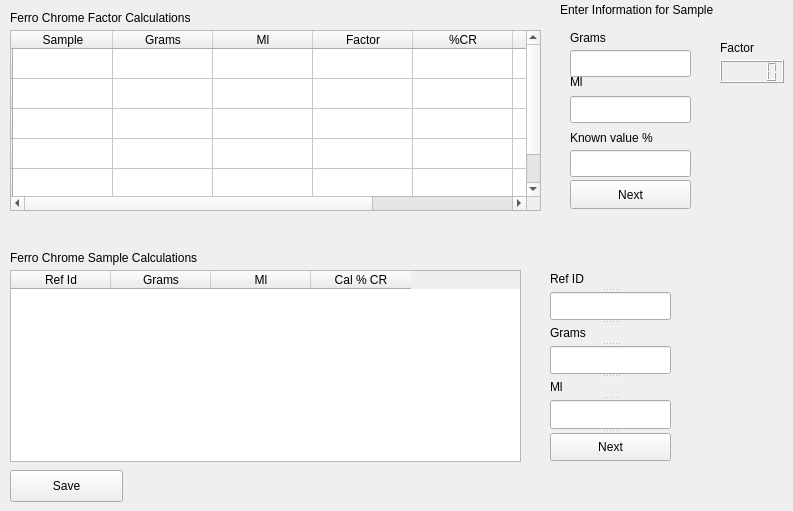
    <widget class="QWidget" name="ferro_chrome">
     <attribute name="title">
      <string>FerroChrome</string>
     </attribute>
     <widget class="QLabel" name="FeFactorCalculations">
      <property name="geometry">
       <rect>
        <x>10</x>
        <y>10</y>
        <width>221</width>
        <height>16</height>
       </rect>
      </property>
      <property name="text">
       <string>Ferro Chrome Factor Calculations</string>
      </property>
     </widget>
     <widget class="QLabel" name="FeSampleInfo">
      <property name="geometry">
       <rect>
        <x>560</x>
        <y>0</y>
        <width>221</width>
        <height>20</height>
       </rect>
      </property>
      <property name="text">
       <string>Enter Information for Sample</string>
      </property>
     </widget>
     <widget class="QTableWidget" name="FeFactorTableWidget">
      <property name="enabled">
       <bool>true</bool>
      </property>
      <property name="geometry">
       <rect>
        <x>10</x>
        <y>30</y>
        <width>531</width>
        <height>181</height>
       </rect>
      </property>
      <row>
       <property name="text">
        <string/>
       </property>
      </row>
      <row>
       <property name="text">
        <string/>
       </property>
      </row>
      <row>
       <property name="text">
        <string/>
       </property>
      </row>
      <row>
       <property name="text">
        <string/>
       </property>
      </row>
      <row>
       <property name="text">
        <string/>
       </property>
      </row>
      <column>
       <property name="text">
        <string>Sample</string>
       </property>
      </column>
      <column>
       <property name="text">
        <string>Grams</string>
       </property>
      </column>
      <column>
       <property name="text">
        <string>Ml</string>
       </property>
      </column>
      <column>
       <property name="text">
        <string>Factor</string>
       </property>
      </column>
      <column>
       <property name="text">
        <string>%CR</string>
       </property>
      </column>
      <column>
       <property name="text">
        <string>Known %</string>
       </property>
      </column>
      <column>
       <property name="text">
        <string>Bias</string>
       </property>
      </column>
      <item row="0" column="1">
       <property name="text">
        <string/>
       </property>
       <property name="flags">
        <set>ItemIsDragEnabled|ItemIsUserCheckable|ItemIsEnabled</set>
       </property>
      </item>
      <item row="0" column="2">
       <property name="text">
        <string/>
       </property>
       <property name="flags">
        <set>ItemIsDragEnabled|ItemIsUserCheckable|ItemIsEnabled</set>
       </property>
      </item>
      <item row="0" column="3">
       <property name="text">
        <string/>
       </property>
       <property name="flags">
        <set>ItemIsDragEnabled|ItemIsUserCheckable|ItemIsEnabled</set>
       </property>
      </item>
      <item row="0" column="4">
       <property name="text">
        <string/>
       </property>
       <property name="flags">
        <set>ItemIsDragEnabled|ItemIsUserCheckable|ItemIsEnabled</set>
       </property>
      </item>
      <item row="0" column="5">
       <property name="text">
        <string/>
       </property>
       <property name="flags">
        <set>ItemIsDragEnabled|ItemIsUserCheckable|ItemIsEnabled</set>
       </property>
      </item>
      <item row="1" column="1">
       <property name="text">
        <string/>
       </property>
       <property name="flags">
        <set>ItemIsDragEnabled|ItemIsUserCheckable|ItemIsEnabled</set>
       </property>
      </item>
      <item row="1" column="2">
       <property name="text">
        <string/>
       </property>
       <property name="flags">
        <set>ItemIsDragEnabled|ItemIsUserCheckable|ItemIsEnabled</set>
       </property>
      </item>
      <item row="1" column="3">
       <property name="text">
        <string/>
       </property>
       <property name="flags">
        <set>ItemIsDragEnabled|ItemIsUserCheckable|ItemIsEnabled</set>
       </property>
      </item>
      <item row="1" column="4">
       <property name="text">
        <string/>
       </property>
       <property name="flags">
        <set>ItemIsDragEnabled|ItemIsUserCheckable|ItemIsEnabled</set>
       </property>
      </item>
      <item row="1" column="5">
       <property name="text">
        <string/>
       </property>
       <property name="flags">
        <set>ItemIsDragEnabled|ItemIsUserCheckable|ItemIsEnabled</set>
       </property>
      </item>
      <item row="2" column="1">
       <property name="text">
        <string/>
       </property>
       <property name="flags">
        <set>ItemIsDragEnabled|ItemIsUserCheckable|ItemIsEnabled</set>
       </property>
      </item>
      <item row="2" column="2">
       <property name="text">
        <string/>
       </property>
       <property name="flags">
        <set>ItemIsDragEnabled|ItemIsUserCheckable|ItemIsEnabled</set>
       </property>
      </item>
      <item row="2" column="3">
       <property name="text">
        <string/>
       </property>
       <property name="flags">
        <set>ItemIsDragEnabled|ItemIsUserCheckable|ItemIsEnabled</set>
       </property>
      </item>
      <item row="2" column="4">
       <property name="text">
        <string/>
       </property>
       <property name="flags">
        <set>ItemIsDragEnabled|ItemIsUserCheckable|ItemIsEnabled</set>
       </property>
      </item>
      <item row="2" column="5">
       <property name="text">
        <string/>
       </property>
       <property name="flags">
        <set>ItemIsDragEnabled|ItemIsUserCheckable|ItemIsEnabled</set>
       </property>
      </item>
      <item row="3" column="1">
       <property name="text">
        <string/>
       </property>
       <property name="flags">
        <set>ItemIsDragEnabled|ItemIsUserCheckable|ItemIsEnabled</set>
       </property>
      </item>
      <item row="3" column="2">
       <property name="text">
        <string/>
       </property>
       <property name="flags">
        <set>ItemIsDragEnabled|ItemIsUserCheckable|ItemIsEnabled</set>
       </property>
      </item>
      <item row="3" column="3">
       <property name="text">
        <string/>
       </property>
       <property name="flags">
        <set>ItemIsDragEnabled|ItemIsUserCheckable|ItemIsEnabled</set>
       </property>
      </item>
      <item row="3" column="4">
       <property name="text">
        <string/>
       </property>
       <property name="flags">
        <set>ItemIsDragEnabled|ItemIsUserCheckable|ItemIsEnabled</set>
       </property>
      </item>
      <item row="3" column="5">
       <property name="text">
        <string/>
       </property>
       <property name="flags">
        <set>ItemIsDragEnabled|ItemIsUserCheckable|ItemIsEnabled</set>
       </property>
      </item>
      <item row="4" column="1">
       <property name="text">
        <string/>
       </property>
       <property name="flags">
        <set>ItemIsDragEnabled|ItemIsUserCheckable|ItemIsEnabled</set>
       </property>
      </item>
      <item row="4" column="2">
       <property name="text">
        <string/>
       </property>
       <property name="flags">
        <set>ItemIsDragEnabled|ItemIsUserCheckable|ItemIsEnabled</set>
       </property>
      </item>
      <item row="4" column="3">
       <property name="text">
        <string/>
       </property>
       <property name="flags">
        <set>ItemIsDragEnabled|ItemIsUserCheckable|ItemIsEnabled</set>
       </property>
      </item>
      <item row="4" column="4">
       <property name="text">
        <string/>
       </property>
       <property name="flags">
        <set>ItemIsDragEnabled|ItemIsUserCheckable|ItemIsEnabled</set>
       </property>
      </item>
      <item row="4" column="5">
       <property name="text">
        <string/>
       </property>
       <property name="flags">
        <set>ItemIsDragEnabled|ItemIsUserCheckable|ItemIsEnabled</set>
       </property>
      </item>
     </widget>
     <widget class="QLCDNumber" name="fe_factor_display">
      <property name="geometry">
       <rect>
        <x>720</x>
        <y>60</y>
        <width>64</width>
        <height>23</height>
       </rect>
      </property>
     </widget>
     <widget class="QLabel" name="fe_factor_label_text">
      <property name="geometry">
       <rect>
        <x>720</x>
        <y>40</y>
        <width>60</width>
        <height>16</height>
       </rect>
      </property>
      <property name="text">
       <string>Factor</string>
      </property>
     </widget>
     <widget class="QTableWidget" name="fe_tableWidget">
      <property name="geometry">
       <rect>
        <x>10</x>
        <y>270</y>
        <width>511</width>
        <height>192</height>
       </rect>
      </property>
      <column>
       <property name="text">
        <string>Ref Id</string>
       </property>
      </column>
      <column>
       <property name="text">
        <string>Grams</string>
       </property>
      </column>
      <column>
       <property name="text">
        <string>Ml</string>
       </property>
      </column>
      <column>
       <property name="text">
        <string>Cal % CR</string>
       </property>
      </column>
     </widget>
     <widget class="QPushButton" name="fe_save_button">
      <property name="geometry">
       <rect>
        <x>10</x>
        <y>470</y>
        <width>113</width>
        <height>32</height>
       </rect>
      </property>
      <property name="text">
       <string>Save</string>
      </property>
     </widget>
     <widget class="QLabel" name="feSampletabletext">
      <property name="geometry">
       <rect>
        <x>10</x>
        <y>250</y>
        <width>231</width>
        <height>16</height>
       </rect>
      </property>
      <property name="text">
       <string>Ferro Chrome Sample Calculations</string>
      </property>
     </widget>
     <widget class="QSplitter" name="splitter_2">
      <property name="geometry">
       <rect>
        <x>550</x>
        <y>270</y>
        <width>121</width>
        <height>191</height>
       </rect>
      </property>
      <property name="orientation">
       <enum>Qt::Vertical</enum>
      </property>
      <widget class="QLabel" name="fe_sample_ref_id_text">
       <property name="text">
        <string>Ref ID</string>
       </property>
      </widget>
      <widget class="QLineEdit" name="fe_sample_ref_id"/>
      <widget class="QLabel" name="fe_sample_grams_text">
       <property name="text">
        <string>Grams</string>
       </property>
      </widget>
      <widget class="QLineEdit" name="fe_sample_grams_value"/>
      <widget class="QLabel" name="fe_sample_ml_text">
       <property name="text">
        <string>Ml</string>
       </property>
      </widget>
      <widget class="QLineEdit" name="fe_sample_ml_value"/>
      <widget class="QPushButton" name="fe_sample_next_button">
       <property name="text">
        <string>Next</string>
       </property>
      </widget>
     </widget>
     <widget class="QLabel" name="fe_factor_grams_text">
      <property name="geometry">
       <rect>
        <x>570</x>
        <y>30</y>
        <width>121</width>
        <height>16</height>
       </rect>
      </property>
      <property name="text">
       <string>Grams</string>
      </property>
     </widget>
     <widget class="QLineEdit" name="fe_factor_grams_value">
      <property name="geometry">
       <rect>
        <x>570</x>
        <y>50</y>
        <width>121</width>
        <height>27</height>
       </rect>
      </property>
     </widget>
     <widget class="QLabel" name="fe_factor_ml_text">
      <property name="geometry">
       <rect>
        <x>570</x>
        <y>74</y>
        <width>121</width>
        <height>16</height>
       </rect>
      </property>
      <property name="text">
       <string>Ml</string>
      </property>
     </widget>
     <widget class="QLineEdit" name="fe_factor_ml_value">
      <property name="geometry">
       <rect>
        <x>570</x>
        <y>96</y>
        <width>121</width>
        <height>27</height>
       </rect>
      </property>
     </widget>
     <widget class="QLabel" name="fe_factor_know_value_text">
      <property name="geometry">
       <rect>
        <x>570</x>
        <y>130</y>
        <width>121</width>
        <height>16</height>
       </rect>
      </property>
      <property name="text">
       <string>Known value % </string>
      </property>
     </widget>
     <widget class="QLineEdit" name="fe_factor_know_value">
      <property name="geometry">
       <rect>
        <x>570</x>
        <y>150</y>
        <width>121</width>
        <height>27</height>
       </rect>
      </property>
     </widget>
     <widget class="QPushButton" name="fe_factor_next_button">
      <property name="geometry">
       <rect>
        <x>570</x>
        <y>180</y>
        <width>121</width>
        <height>29</height>
       </rect>
      </property>
      <property name="text">
       <string>Next</string>
      </property>
     </widget>
    </widget>
